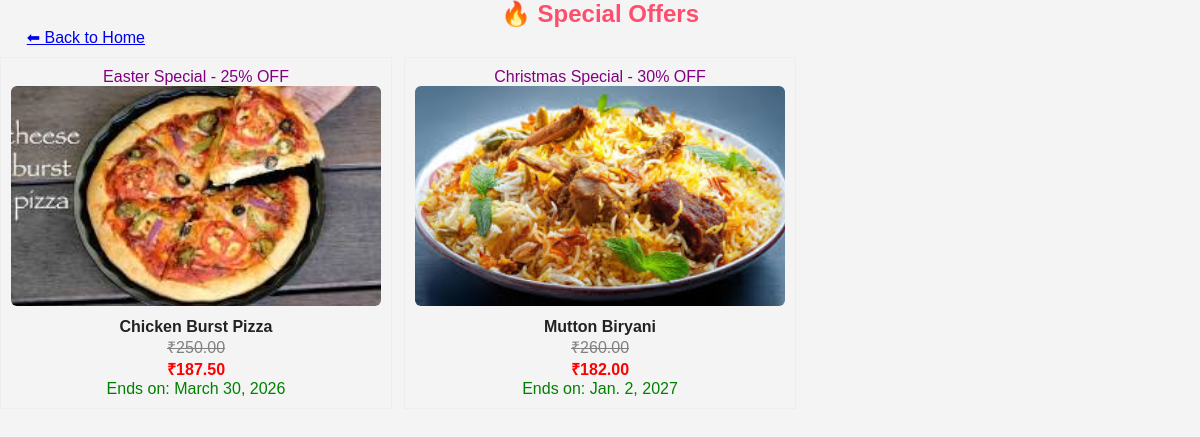
Screenshot of /offers/ with the database file from the repository.
### store/models.py (models this page shows, shortened)
class Food(models.Model):
    category = models.ForeignKey(Category, on_delete=models.CASCADE)
    name = models.CharField(max_length=100)
    price = models.DecimalField(max_digits=6, decimal_places=2)
    description = models.TextField()
    image = models.ImageField(upload_to='food_images/')
    rating = models.FloatField(default=4.0)
    stock = models.IntegerField(default=10)
    is_offer = models.BooleanField(default=False)
    offer_name = models.CharField(max_length=100, blank=True, null=True)
    discount = models.IntegerField(default=0)
    offer_end_date = models.DateField(blank=True, null=True)
    def offer_price(self):
        if self.discount:
            return self.price - (self.price * self.discount / 100)
        return self.price

### store/views.py (the view)
# urls.py: path('offers/', views.offers, name='offers'),
def offers(request):
    today = timezone.now().date()
    foods = Food.objects.filter(is_offer=True,offer_end_date__gte=today )
    return render(request, 'offers.html', {'foods': foods})

### store/templates/offers.html (shortened to what this page needs)
{% load static %}
<!DOCTYPE html>
<html>
<head>
<link rel="stylesheet" href="{% static 'css/style.css' %}">
</head>
<body>
<h2 style="text-align:center; color:#ff4d6d;">🔥 Special Offers</h2>
  <a href="{% url 'home' %}" class="back-btn">⬅ Back to Home</a>
<div class="cards">
{% for food in foods %}
<div class="card">
    <p style="color:purple;">
        {{ food.offer_name }} - {{ food.discount }}% OFF
    </p>
    <img src="{{ food.image.url }}">
    <h4>{{ food.name }}</h4>
    <p style="text-decoration:line-through; color:gray;">
        ₹{{ food.price }}
    </p>
    <p style="color:red; font-weight:bold;">
        ₹{{ food.offer_price }}
    </p>
   <p style="color:green;">
    Ends on: {{food.offer_end_date}}
   </p>
</div>
{% empty %}
<p style="text-align:center;">No offers available</p>
{% endfor %}
</div>
</body>
</html>

### static/css/style.css (style rules this page uses)
* { margin:0; padding:0; box-sizing:border-box; font-family: Arial, sans-serif; }
body { background:#f4f4f4; color:#222; }
.cards { margin-top:10px; display:grid; grid-template-columns:repeat(3,1fr); gap:12px; }
.card { border:1px solid #eee; padding:10px; text-align:center; position: relative; }
.card img { width: 100%; height: 220px; object-fit:cover; margin-bottom:8px; border-radius:6px; }

### rows the page displays
Food: offer_name "Easter Special", discount "25", image (picture), name "Chicken Burst Pizza", price "250.00", offer_price "187.50", offer_end_date "March 30, 2026"
Food: offer_name "Christmas Special", discount "30", image (picture), name "Mutton Biryani", price "260.00", offer_price "182.00", offer_end_date "Jan. 2, 2027"
